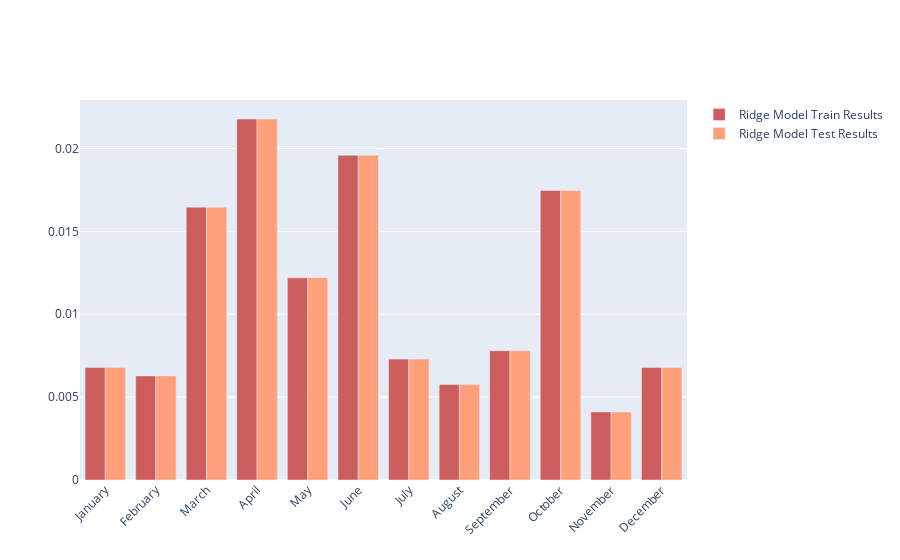

Source (notebook cell):
### Code cell
data = result

import plotly.graph_objects as go


fig = go.Figure()
fig.add_trace(go.Bar(x=data["months"],y=data["ridge_test"],name='Ridge Model Train Results', marker_color='indianred'))

fig.add_trace(go.Bar(x=data["months"], y=data["ridge_test"], name='Ridge Model Test Results',marker_color='lightsalmon'))

# Here we modify the tickangle of the xaxis, resulting in rotated labels.
fig.update_layout(barmode='group', xaxis_tickangle=-45)
fig.show()

### Figure 1 — Plotly figure (JSON) as saved in the notebook; plotly's stock layout.template omitted (floating-point values rounded to 4 significant figures)
{"data": [{"marker": {"color": "indianred"}, "name": "Ridge Model Train Results", "type": "bar", "x": ["January", "February", "March", "April", "May", "June", "July", "August", "September", "October", "November", "December"], "y": [0.006789, 0.006281, 0.01646, 0.02178, 0.0122, 0.01959, 0.007293, 0.005755, 0.007799, 0.01747, 0.004107, 0.006789]}, {"marker": {"color": "lightsalmon"}, "name": "Ridge Model Test Results", "type": "bar", "x": ["January", "February", "March", "April", "May", "June", "July", "August", "September", "October", "November", "December"], "y": [0.006789, 0.006281, 0.01646, 0.02178, 0.0122, 0.01959, 0.007293, 0.005755, 0.007799, 0.01747, 0.004107, 0.006789]}], "layout": {"barmode": "group", "xaxis": {"tickangle": -45}}}
